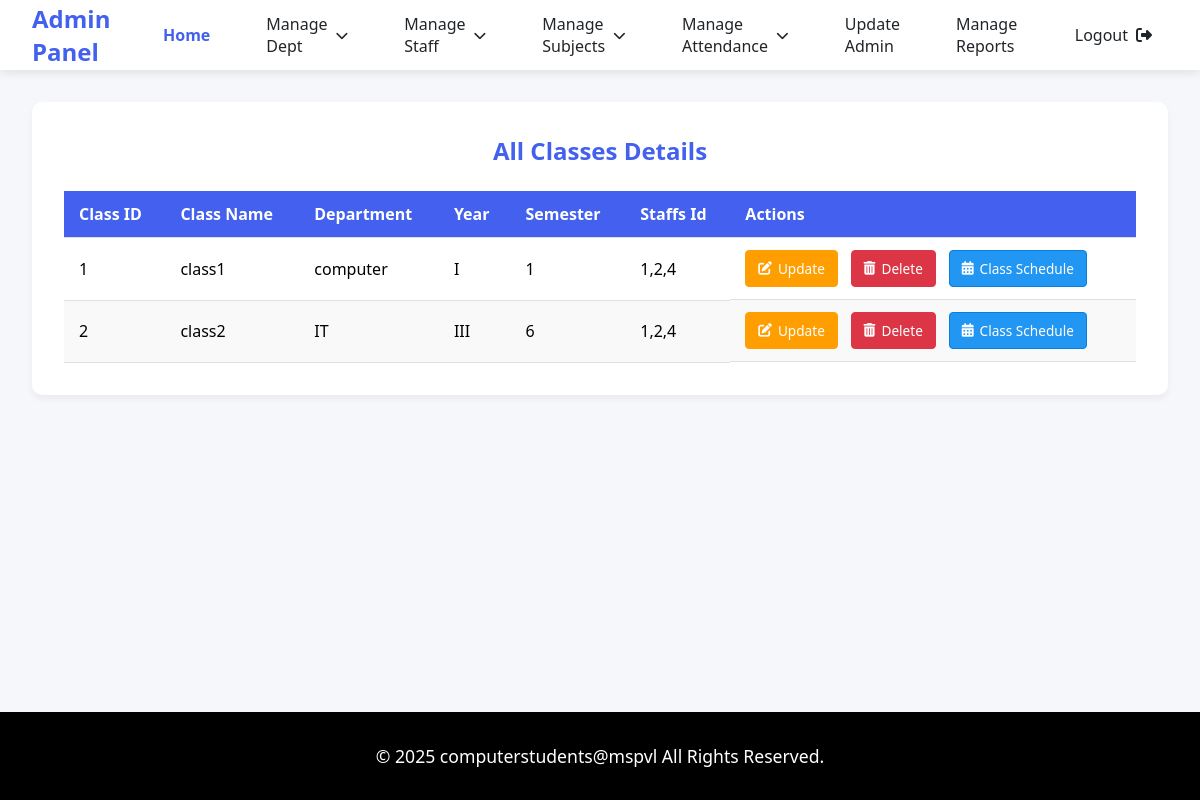
Page /view_class on the committed database.
### tables this page shows
CREATE TABLE "classes_tb" (
	"classid"	INTEGER NOT NULL,
	"classname"	TEXT NOT NULL UNIQUE,
	"dept"	TEXT NOT NULL,
	"year"	TEXT NOT NULL,
	"sem"	TEXT NOT NULL,
	"staffsid"	TEXT NOT NULL,
	PRIMARY KEY("classid")
);

### app.py (the view)
@app.route('/view_class')
def view_class():
    con = sqlite3.connect('spm_db.db')
    cur = con.cursor()
    cur.execute("SELECT * FROM classes_tb")
    data = cur.fetchall()
    con.close()
    return render_template('admin/view_class.html', data = data)

### templates/admin/view_class.html (shortened to what this page needs)
<!DOCTYPE html>
<html lang="en">
<head>
    <link rel="stylesheet" href="https://cdnjs.cloudflare.com/ajax/libs/font-awesome/6.4.0/css/all.min.css">
    <link rel="stylesheet" href="static/css/style.css">
</head>
<body>
    <nav class="navbar">
        <a href="#" class="navbar-brand">Admin Panel</a>
        <div class="nav-menu">
            <a href="{{url_for('admin_dashboard')}}" class="nav-item active">Home</a>
            <div class="dropdown">
                <a href="#" class="nav-item dropdown-toggle">Manage Dept</a>
            </div>
            <div class="dropdown">
                <a href="#" class="nav-item dropdown-toggle">Manage Staff</a>
            </div>
            <div class="dropdown">
                <a href="#" class="nav-item dropdown-toggle">Manage Subjects</a>
            </div>
            <div class="dropdown">
                <a href="#" class="nav-item dropdown-toggle">Manage Attendance</a>
            </div>
            <a href="{{url_for('update_admin')}}" class="nav-item">Update Admin</a>
            <a href="{{url_for('generate_report')}}" class="nav-item">Manage Reports</a>
            <a href="{{url_for('home')}}"class="nav-item" id="logout-link">
                <span>Logout</span>
                <i class="fas fa-sign-out-alt"></i>
            </a>
        </div>
    </nav>
    <div class="main-content">
        <div class="table-container">
            <h2>All Classes Details</h2>
            <table class="dept-table">
                <thead>
                    <tr>
                        <th>Class ID</th>
                        <th>Class Name</th>
                        <th>Department</th>
                        <th>Year</th>
                        <th>Semester</th>
                        <th>Staffs Id </th>
                        <th>Actions</th>
                    </tr>
                </thead>
                <tbody>
                    {% for row in data %}
                    <tr>
                        <td>{{ row[0] }}</td>
                        <td>{{ row[1] }}</td>
                        <td>{{ row[2] }}</td>
                        <td>{{ row[3] }}</td>
                        <td>{{ row[4] }}</td>
                        <td>{{ row[5] }}</td>
                        <td class="action-buttons">
                            <a href="{{ url_for('update_class_form', classid=row[0],classname=row[1],dept=row[2],year=row[3],sem=row[4]) }}" class="btn-update">
                                <i class="fas fa-edit"></i> Update
                            </a>
                            <a href="{{ url_for('delete_class', classid=row[0],classname=row[1]) }}" class="btn-delete" onclick="return confirm('Are you sure you want to delete this department?')">
                                <i class="fas fa-trash-alt"></i> Delete
                            </a>
                            <a href="{{ url_for('class_schedule',classname=row[1]) }}" class="btn-merge" title="Merge Timetable">
                                <i class="fas fa-calendar-alt"></i> Class Schedule
                            </a>
                        </td>
                    </tr>
                    {% endfor %}
                </tbody>
            </table>
        </div>
    </div>
    <footer class="footer">
        <p class="copyright">© 2025 computerstudents@mspvl All Rights Reserved.</p>
    </footer>
</body>
</html>

### static/css/style.css (style rules this page uses)
:root { --primary: #4361ee; --primary-dark: #3a0ca3; --secondary: #4cc9f0; --light: #f8f9fa; --dark: #212529; --success: #38b000; --warning: #ff9e00; }
* { margin: 0; padding: 0; box-sizing: border-box; font-family: 'Segoe UI', Tahoma, Geneva, Verdana, sans-serif; }
body { background-color: #f5f7fa; display: flex; flex-direction: column; min-height: 100vh; }
.navbar { background: white; box-shadow: 0 2px 10px rgba(0,0,0,0.1); padding: 0 2rem; height: 70px; display: flex; justify-content: space-between; align-items: center; position: fixed; width: 100%; top: 0; z-index: 1000; }
.navbar-brand { font-size: 1.5rem; font-weight: 700; color: var(--primary); text-decoration: none; }
.nav-menu { display: flex; gap: 1.5rem; height: 100%; }
.nav-item { display: flex; align-items: center; padding: 0 1rem; color: var(--dark); text-decoration: none; font-weight: 500; height: 100%; transition: all 0.3s; position: relative; }
.nav-item.active { color: var(--primary); font-weight: 600; }
.dropdown { position: relative; height: 100%; }
.dropdown-toggle::after { content: '\f078'; font-family: 'Font Awesome 6 Free'; font-weight: 900; margin-left: 8px; font-size: 0.8rem; }
#logout-link i { margin-left: 0.5rem; }
.main-content { margin-top: 70px; padding: 2rem; flex: 1; }
.footer { background: black; color: white; padding: 2rem; text-align: center; margin-top: auto; font-size: 1.1rem; }
.copyright { font-weight: 500; }
.table-container { background: white; border-radius: 10px; padding: 2rem; box-shadow: 0 4px 6px rgba(0,0,0,0.05); margin-bottom: 2rem; }
.table-container h2 { color: var(--primary); margin-bottom: 1.5rem; text-align: center; font-size: 1.5rem; }
.dept-table { width: 100%; border-collapse: collapse; margin-top: 1rem; }
.dept-table th, .dept-table td { padding: 12px 15px; text-align: left; border-bottom: 1px solid #e0e0e0; }
.dept-table th { background-color: var(--primary); color: white; font-weight: 600; position: sticky; top: 0; }
.dept-table tr:nth-child(even) { background-color: #f9f9f9; }
.action-buttons { display: flex; gap: 0.8rem; }
.btn-update, .btn-delete, .btn-merge { padding: 8px 12px; border-radius: 4px; font-size: 0.85rem; text-decoration: none; display: inline-flex; align-items: center; gap: 6px; transition: all 0.2s ease; font-weight: 500; }
.btn-update { background-color: var(--warning); color: white; border: 1px solid var(--warning); }
.btn-delete { background-color: #dc3545; color: white; border: 1px solid #dc3545; }
.btn-merge { background-color: #2196F3; border: 1px solid #0b7dda; color:white; }

### rows in the picture
classes_tb: classid "1", classname "class1", dept "computer", year "I", sem "1", staffsid "1,2,4"
classes_tb: classid "2", classname "class2", dept "IT", year "III", sem "6", staffsid "1,2,4"
